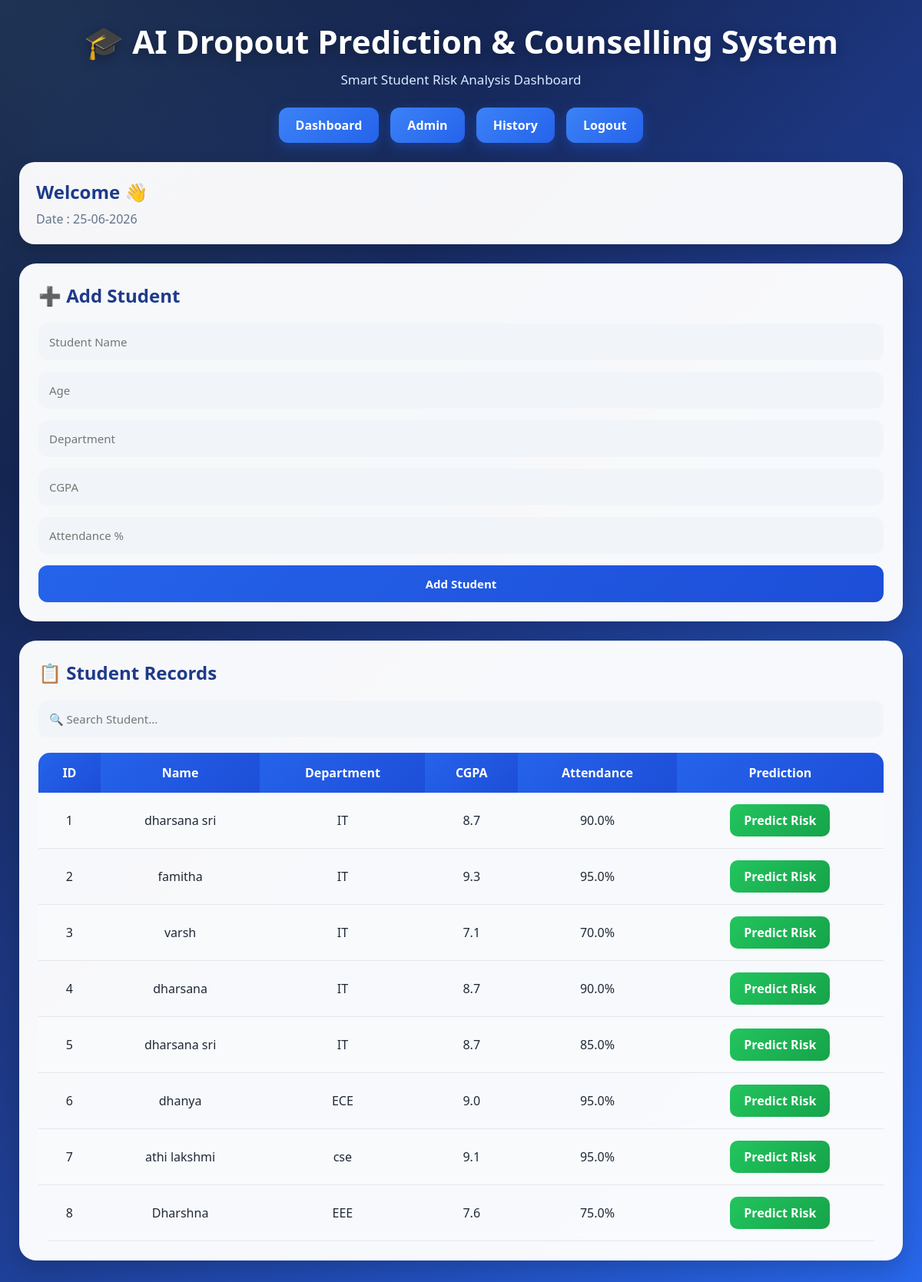
/dashboard, run on the app's committed database.
### tables this page shows
CREATE TABLE students(
        id INTEGER PRIMARY KEY AUTOINCREMENT,
        name TEXT,
        age INTEGER,
        department TEXT,
        cgpa REAL,
        attendance REAL
    );

### app.py (the view)
@app.route('/dashboard')
def dashboard():
    conn = sqlite3.connect("dropout.db")
    c = conn.cursor()
    c.execute("SELECT * FROM students")
    students = c.fetchall()
    conn.close()
    current_date = datetime.now().strftime("%d-%m-%Y")
    return render_template(
       "dashboard.html",
       students=students,
       current_date=current_date
)

### templates/dashboard.html (shortened to what this page needs)
<!DOCTYPE html>
<html lang="en">
<head>
</head>
<body>
    <div class="header">
        <h1>🎓 AI Dropout Prediction & Counselling System</h1>
        <p>Smart Student Risk Analysis Dashboard</p>
    </div>
    <div class="menu">
        <a href="/dashboard">Dashboard</a>
        <a href="/admin">Admin</a>
        <a href="/history">History</a>
        <a href="/logout">Logout</a>
    </div>
    <div class="welcome">
        <h2>Welcome 👋</h2>
        <p>Date : {{ current_date }}</p>
    </div>
    <div class="card">
        <h2>➕ Add Student</h2>
        <form action="/add_student" method="POST">
            <input type="text" name="name" placeholder="Student Name" required>
            <input type="number" name="age" placeholder="Age" required>
            <input type="text" name="department" placeholder="Department" required>
            <input type="number" step="0.01" name="cgpa" placeholder="CGPA" required>
            <input type="number" step="0.01" name="attendance" placeholder="Attendance %" required>
            <button type="submit">Add Student</button>
        </form>
    </div>
    <div class="card">
        <h2>📋 Student Records</h2>
        <input type="text" id="searchInput" class="search-box" placeholder="🔍 Search Student..."
            onkeyup="searchTable()">
        <table id="studentTable">
            <tr>
                <th>ID</th>
                <th>Name</th>
                <th>Department</th>
                <th>CGPA</th>
                <th>Attendance</th>
                <th>Prediction</th>
            </tr>
            {% for student in students %}
            <tr>
                <td>{{ student[0] }}</td>
                <td>{{ student[1] }}</td>
                <td>{{ student[3] }}</td>
                <td>{{ student[4] }}</td>
                <td>{{ student[5] }}%</td>
                <td>
                    <a href="/predict/{{student[0]}}" class="predict-btn">
                        Predict Risk
                    </a>
                </td>
            </tr>
            {% endfor %}
        </table>
    </div>
</body>
</html>

### templates/dashboard.html (style rules this page uses)
* { margin:0; padding:0; box-sizing:border-box; font-family:'Segoe UI',sans-serif; }
body { min-height:100vh; background: radial-gradient(circle at top left, rgba(96,165,250,0.20), transparent 30%), radial-gradient(circle at bottom right, rgba(59,130,246,0.15), transparent 30%), linear-gradient( 135deg, #0f172a, #1e3a8a, #2563eb ); background-attachment:fixed; padding:25px; }
.header { text-align:center; margin-bottom:25px; }
.header h1 { color:white; font-size:42px; font-weight:700; text-shadow:0 4px 15px rgba(0,0,0,0.3); }
.header p { color:#dbeafe; margin-top:10px; font-size:17px; }
.menu { display:flex; justify-content:center; gap:15px; margin-bottom:25px; flex-wrap:wrap; }
.menu a { text-decoration:none; color:white; padding:12px 22px; border-radius:12px; font-weight:600; transition:0.3s; background:linear-gradient(135deg,#3b82f6,#2563eb); box-shadow:0 5px 15px rgba(37,99,235,0.35); }
.welcome { background:rgba(255,255,255,0.96); border-radius:20px; padding:22px; margin-bottom:25px; box-shadow:0 10px 25px rgba(0,0,0,0.18); }
.welcome h2 { color:#1e3a8a; margin-bottom:8px; }
.welcome p { color:#64748b; }
.card { background:rgba(255,255,255,0.97); border-radius:22px; padding:25px; margin-bottom:25px; box-shadow:0 12px 30px rgba(0,0,0,0.18); transition:.3s; }
.card h2 { color:#1e3a8a; margin-bottom:20px; }
input { width:100%; padding:14px; margin-bottom:15px; border:none; border-radius:12px; background:#f1f5f9; font-size:15px; }
button { width:100%; padding:14px; border:none; border-radius:12px; background:linear-gradient( 135deg, #2563eb, #1d4ed8 ); color:white; font-size:15px; font-weight:600; cursor:pointer; transition:.3s; }
.search-box { width:100%; padding:14px; margin-bottom:20px; border:none; border-radius:12px; background:#f1f5f9; }
table { width:100%; border-collapse:collapse; overflow:hidden; border-radius:15px; }
th { background:linear-gradient( 135deg, #2563eb, #1d4ed8 ); color:white; padding:15px; }
td { padding:15px; text-align:center; color:#1f2937; border-bottom:1px solid #e5e7eb; }
tr:nth-child(even) { background:#f8fafc; }
.predict-btn { display:inline-block; text-decoration:none; background:linear-gradient( 135deg, #22c55e, #16a34a ); color:white; padding:10px 18px; border-radius:10px; font-weight:600; transition:.3s; }

### data on the page
students: id "1", name "dharsana sri", department "IT", cgpa "8.7", attendance "90.0"
students: id "2", name "famitha", department "IT", cgpa "9.3", attendance "95.0"
students: id "3", name "varsh", department "IT", cgpa "7.1", attendance "70.0"
students: id "4", name "dharsana", department "IT", cgpa "8.7", attendance "90.0"
students: id "5", name "dharsana sri", department "IT", cgpa "8.7", attendance "85.0"
students: id "6", name "dhanya", department "ECE", cgpa "9.0", attendance "95.0"
students: id "7", name "athi lakshmi", department "cse", cgpa "9.1", attendance "95.0"
students: id "8", name "Dharshna", department "EEE", cgpa "7.6", attendance "75.0"
